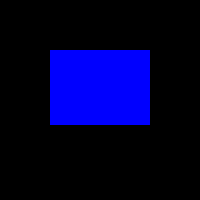
Frame 1 (no input)
Frame 60 (the mouse pressed at the canvas centre just before this capture): identical to frame 1, image omitted
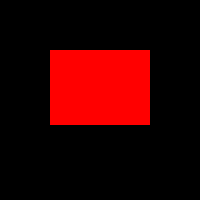
Frame 120 (the mouse held since frame 60 and released just before this capture)

The Processing sketch that drew these frames (run headless with seeded random() and noise(); from frame 60 on, the mouse is pressed at the canvas centre):

// Processing sketch: HoverOverSquare
// ── HoverOverSquare.pde
int x = 50;
int y = 50;
int w = 100;
int h = 75;

void setup() {
  size(200, 200);
  smooth(4);
  background(0);
  noStroke();
}

void draw() {
  background(0);  
  
  if (mouseX > 50 && mouseY > 50 && mouseX < 100 + 50 && mouseY < 75 + 50)  {
    fill(255, 0, 0);    
  }
  else  {
    fill(0, 0, 255);
  }
  rect(x, y, w, h);
}
